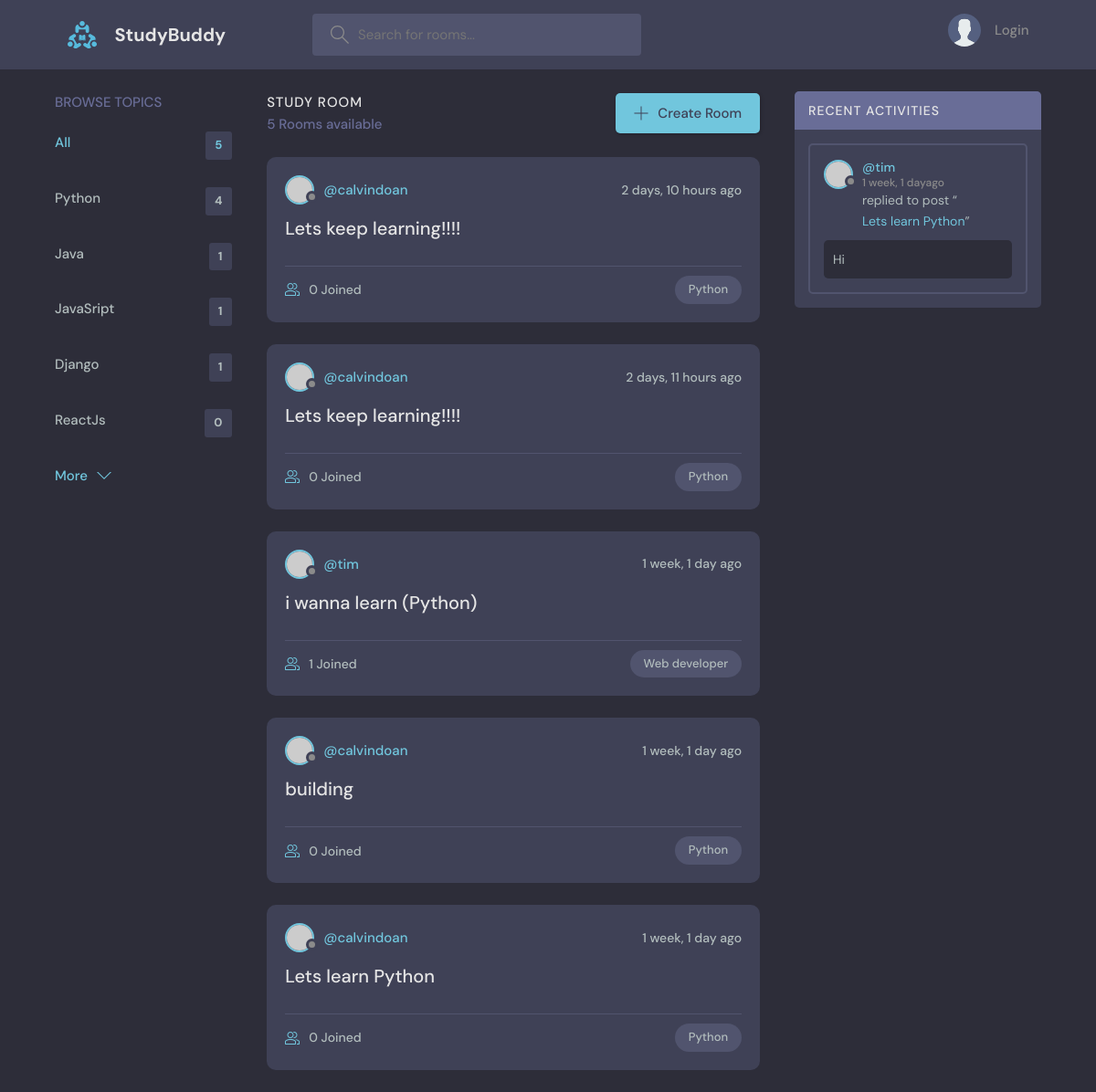
Page /?q=Python on the committed database.
### base/models.py (models this page shows, shortened)
class Topic(models.Model):
    name = models.CharField(max_length=200)

class Room(models.Model):
    host = models.ForeignKey(User, on_delete=models.SET_NULL, null=True)
    topic = models.ForeignKey(Topic , on_delete=models.SET_NULL, null=True)
    name = models.CharField(max_length=200)
    description = models.TextField(null=True, blank=True)
    participants = models.ManyToManyField(User, related_name='participants', blank=True)
    created = models.DateTimeField(auto_now_add=True) # created object time
    updated = models.DateTimeField(auto_now=True) # updating the time after update object
    class Meta:
        ordering = ['-updated', '-created']

class Message(models.Model):
    user = models.ForeignKey(User, on_delete=models.CASCADE)
    room = models.ForeignKey(Room, on_delete=models.CASCADE)
    body = models.TextField()
    created = models.DateTimeField(auto_now_add=True)
    updated = models.DateTimeField(auto_now=True)

### base/views.py (the view)
# urls.py: path('', views.home, name='home'),
def home(request):
    q= request.GET.get('q') if request.GET.get('q') != None else ''
    rooms = Room.objects.filter(Q(topic__name__icontains=q) |
                                Q(name__icontains=q) |
                                Q(description__icontains=q)
                                )
    room_number = rooms.count()
    topics = Topic.objects.all()[:5]
    room_messages = Message.objects.filter(Q(room__topic__name__icontains=q)).order_by('-created')
    context = {'rooms':rooms, 'topics': topics, 'room_number':room_number, 'room_messages':room_messages}
    return render(request, 'base/home.html', context)

### base/templates/base/home.html
{% extends 'main.html' %}
{% block content %}
<main class="layout layout--3">
  <div class="container">
    {% include 'base/topics_component.html' %}
    {% include 'base/feed_component.html' %}
    {% include 'base/activities_component.html' %}
  </div>
</main>
{% endblock content %}

### base/templates/base/topics_component.html
    <div class="topics">
      <div class="topics__header">
        <h2>Browse Topics</h2>
      </div>
      <ul class="topics__list">
        <li>
          <a href="{% url 'home' %}" class="active">All <span>{{topics.count}}</span></a>
        </li>
        {% for topic in topics %}
        <li>
          <a href="{% url 'home' %}?q={{topic.name}}">{{topic.name}} <span>{{topic.room_set.all.count}}</span></a>
        </li>
        {% endfor %}
      </ul>
      <a class="btn btn--link" href="{% url 'topics' %}">
        More
        <svg version="1.1" xmlns="http://www.w3.org/2000/svg" width="32" height="32" viewBox="0 0 32 32">
          <title>chevron-down</title>
          <path d="M16 21l-13-13h-3l16 16 16-16h-3l-13 13z"></path>
        </svg>
      </a>
    </div>

### base/templates/base/feed_component.html (shortened to what this page needs)
<div class="roomList">
  <div class="roomList__header">
    <div>
      <h2>Study Room</h2>
      <p>{{room_number}} Rooms available</p>
    </div>
    <a class="btn btn--main" href="{% url 'create-room' %}">
      <svg version="1.1" xmlns="http://www.w3.org/2000/svg" width="32" height="32" viewBox="0 0 32 32">
        <title>add</title>
        <path d="M16.943 0.943h-1.885v14.115h-14.115v1.885h14.115v14.115h1.885v-14.115h14.115v-1.885h-14.115v-14.115z">
        </path>
      </svg>
      Create Room
    </a>
  </div>
  {% for room in rooms %}
  <div class="roomListRoom">
    <div class="roomListRoom__header">
      <a href="{% url 'user-profile' room.host.id %}" class="roomListRoom__author">
        <div class="avatar avatar--small">
          <img src="https://randomuser.me/api/portraits/women/11.jpg" />
        </div>
        <span>@{{room.host.username}}</span>
      </a>
      <div class="roomListRoom__actions">
        <span>{{room.created|timesince}} ago</span>
      </div>
    </div>
    <div class="roomListRoom__content">
      <a href="{% url 'room' room.id %}">{{room.name}}</a>
    </div>
    <div class="roomListRoom__meta">
      <a href="{% url 'room' room.id %}" class="roomListRoom__joined">
        {{room.participants.all.count}} Joined
      </a>
      <p class="roomListRoom__topic">{{room.topic.name}}</p>
    </div>
  </div>
  {% endfor %}
</div>

### base/templates/base/activities_component.html (shortened to what this page needs)
<div class="activities">
    <div class="activities__header">
        <h2>Recent Activities</h2>
    </div>
    {% for message in room_messages%}
    <div class="activities__box">
        <div class="activities__boxHeader roomListRoom__header">
            <a href="{% url 'user-profile' message.user.id %}" class="roomListRoom__author">
                <div class="avatar avatar--small">
                    <img src="https://randomuser.me/api/portraits/women/11.jpg" />
                </div>
                <p>
                    @{{message.user.username}}
                    <span>{{message.created|timesince}}ago</span>
                </p>
            </a>
        </div>
        <div class="activities__boxContent">
            <p>replied to post “<a href="{% url 'room' message.room.id %}">{{message.room.name}}</a>”</p>
            <div class="activities__boxRoomContent">
                <p>{{message.body}}</p>
            </div>
        </div>
    </div>
    {% endfor %}
</div>

### rows in the picture
Topic: name "Python", room_set.all.count "4"
Topic: name "Java", room_set.all.count "1"
Topic: name "JavaSript", room_set.all.count "1"
Topic: name "Django", room_set.all.count "1"
Topic: name "ReactJs", room_set.all.count "0"
Room: host.username "calvindoan", created "2 days, 10 hours", name "Lets keep learning!!!!", participants.all.count "0", topic.name "Python"
Room: host.username "calvindoan", created "2 days, 11 hours", name "Lets keep learning!!!!", participants.all.count "0", topic.name "Python"
Room: host.username "tim", created "1 week, 1 day", name "i wanna learn (Python)", participants.all.count "1", topic.name "Web developer"
Room: host.username "calvindoan", created "1 week, 1 day", name "building", participants.all.count "0", topic.name "Python"
Room: host.username "calvindoan", created "1 week, 1 day", name "Lets learn Python", participants.all.count "0", topic.name "Python"
Message: user.username "tim", created "1 week, 1 day", room.name "Lets learn Python", body "Hi"

### other values in the picture
{{ topics.count }} "5"
{{ room_number }} "5"
